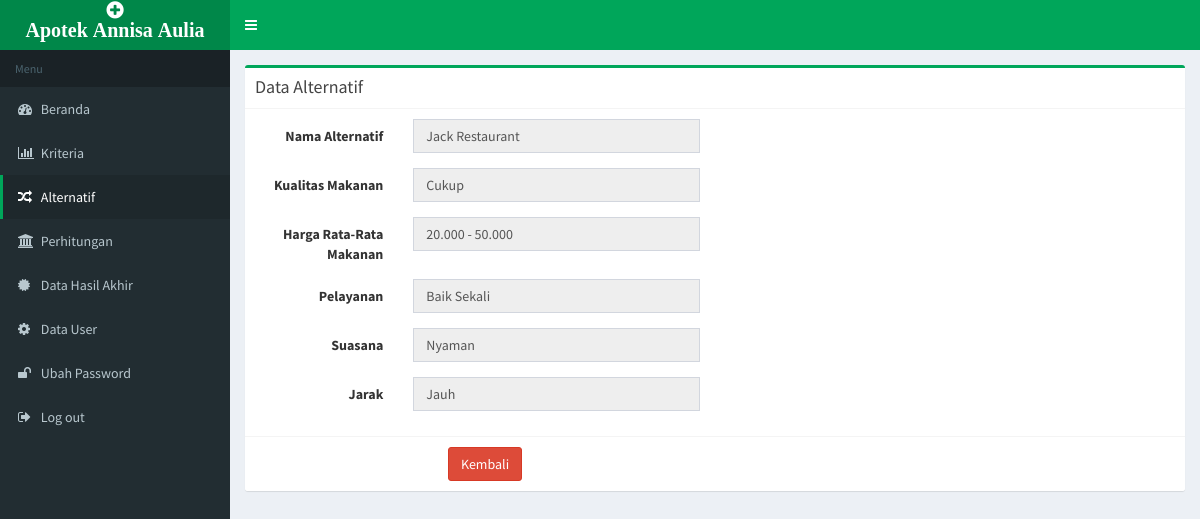
The page /index.php?page=lihat_alternatif&id=1 (signed in) on the database its author committed.
### tables this page shows
CREATE TABLE `alternatif` (
  `id_alternatif` int(5) NOT NULL,
  `nama_alternatif` varchar(50) NOT NULL
);

CREATE TABLE `kriteria` (
  `id_kriteria` int(5) NOT NULL,
  `kode_kriteria` varchar(5) NOT NULL,
  `nama_kriteria` varchar(50) NOT NULL,
  `bobot` int(5) NOT NULL,
  `tipe` enum('cost','benefit') NOT NULL
);

CREATE TABLE `subkriteria` (
  `id_subkriteria` int(5) NOT NULL,
  `id_kriteria` int(5) NOT NULL,
  `nama_subkriteria` varchar(50) NOT NULL,
  `bobot` int(5) NOT NULL
);

### alternatif_lihat.php (the view)
<?php
$link_data='?page=alternatif';
$id=$_GET['id'];
$q=mysqli_query($con,"select * from alternatif where id_alternatif='".$id."'");
$r=mysqli_fetch_array($q);
$nama_alternatif=$r['nama_alternatif'];
$input_kriteria='';
$q2="select * from kriteria order by id_kriteria";
$q2=mysqli_query($con,$q2);
while($r2=mysqli_fetch_array($q2)){
	$id_kriteria=$r2['id_kriteria'];
	$nama_kriteria=$r2['nama_kriteria'];
	$input_name="kriteria".$id_kriteria;
	$nama_subkriteria='';
	$q_opt=mysqli_query($con,"select id_subkriteria from opt_alternatif where id_kriteria=".$id_kriteria." AND id_alternatif=".$id);
	if(mysqli_num_rows($q_opt)>0){
		$r_opt=mysqli_fetch_array($q_opt);
		if (!is_null($r_opt['id_subkriteria'])){
			$q_sub=mysqli_query($con,"select nama_subkriteria from subkriteria where id_subkriteria=".$r_opt['id_subkriteria']);
			$r_sub=mysqli_fetch_array($q_sub);
			$nama_subkriteria=$r_sub['nama_subkriteria'];
		}
	}
	$input_kriteria.='
	<div class="form-group">
		<label for="'.$input_name.'" class="col-sm-2 control-label">'.$nama_kriteria.'</label>
		<div class="col-sm-4">
			<input name="'.$input_name.'" id="'.$input_name.'" class="form-control" disabled type="text" value="'.$nama_subkriteria.'">
		</div>
	</div>';
}
?>
<div class="box box-success">
	<div class="box-header with-border">
		<h3 class="box-title">Data Alternatif</h3>
	</div>
	<form class="form-horizontal" action="" method="post" >
		<div class="box-body">
			<div class="form-group">
				<label for="nama_alternatif" class="col-sm-2 control-label">Nama Alternatif</label>
				<div class="col-sm-4">
					<input name="nama_alternatif" id="nama_alternatif" class="form-control" disabled type="text" value="<?php echo $nama_alternatif;?>">
				</div>
			</div>
			<?php echo $input_kriteria; ?>
		</div>
		<div class="box-footer">
			<div class="text-center col-sm-6">
				<a href="<?php echo $link_data;?>" class="btn btn-danger">Kembali</a>
			</div>
		</div>
	</form>
</div>

### rows shown on the page
alternatif: nama_alternatif "Jack Restaurant"
kriteria: nama_kriteria "Kualitas Makanan", nama_subkriteria "Cukup"
kriteria: nama_kriteria "Harga Rata-Rata Makanan", nama_subkriteria "20.000 - 50.000"
kriteria: nama_kriteria "Pelayanan", nama_subkriteria "Baik Sekali"
kriteria: nama_kriteria "Suasana", nama_subkriteria "Nyaman"
kriteria: nama_kriteria "Jarak", nama_subkriteria "Jauh"
